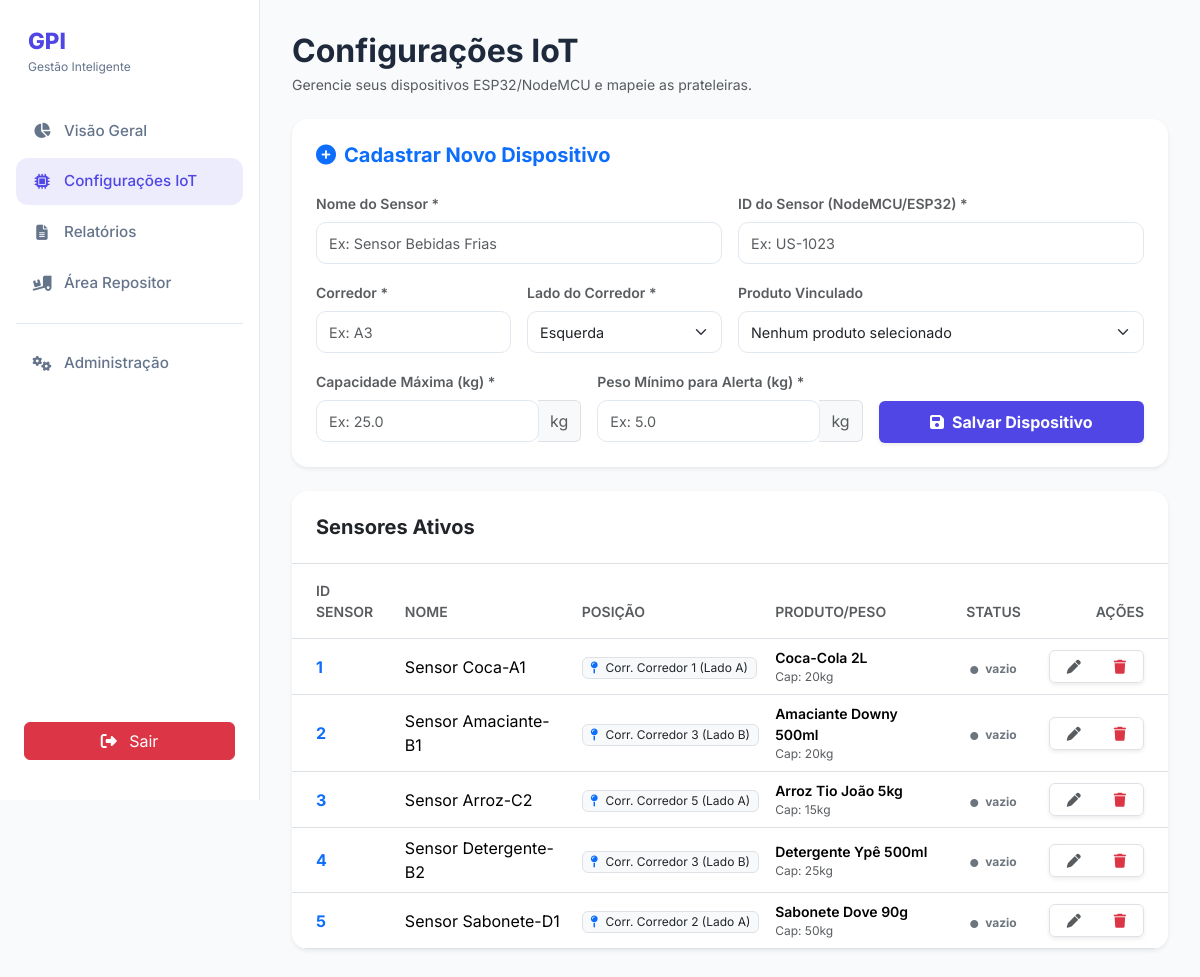
The page /roteador.php?controller=Sensor&action=index (signed in) on the database its author committed.
### tables this page shows
CREATE TABLE sensor (
    id INT PRIMARY KEY NOT NULL AUTO_INCREMENT,
    nome VARCHAR(120) NOT NULL,
    corredor VARCHAR(120) NOT NULL,
    lado VARCHAR(120) NOT NULL,
    peso_atual DECIMAL(10,3) NOT NULL DEFAULT 0,
    capacidade_maxima INT NOT NULL DEFAULT 20,
    minimo_reposicao INT NOT NULL DEFAULT 5,
    ultima_atualizacao DATETIME NOT NULL DEFAULT CURRENT_TIMESTAMP ON UPDATE CURRENT_TIMESTAMP,
    id_produto INT NOT NULL,
    status VARCHAR(20) NOT NULL,
    FOREIGN KEY (id_produto) REFERENCES produtos(id)
);

CREATE TABLE produtos (
    id INT PRIMARY KEY NOT NULL AUTO_INCREMENT,
    nome VARCHAR(120) NOT NULL,
    peso_unitario DECIMAL(10,3) NOT NULL,
    id_categoria INT,
    FOREIGN KEY (id_categoria) REFERENCES categorias(id)
);

### controller/SensorController.php (called while the page is built, shortened)
<?php
class SensorController {
    private $sensorDAO;
    public function __construct() {
        $this->sensorDAO = new SensorDAO();
    }
    public function index() {
        try {
            $sensores = $this->sensorDAO->listarTodos();
            require_once __DIR__ . '/../view/config-iot.php';
        } catch (Exception $e) {
            die("Erro ao carregar sensores: " . $e->getMessage());
        }
    }
}

### autoload.php (called while the page is built, shortened)
<?php
spl_autoload_register(function ($classe) {
    $pastas = ['controller', 'model', 'dao'];
    foreach ($pastas as $pasta) {
        $arquivo = __DIR__ . DIRECTORY_SEPARATOR . $pasta . DIRECTORY_SEPARATOR . $classe . '.php';
    }
});

### DAO/Conexao.php (called while the page is built)
<?php
class Conexao {
    private static $instance;
    public static function getConn() {
        if (!isset(self::$instance)) {
            try {
                self::$instance = new PDO("mysql:host=localhost;port=3306;dbname=gpi;charset=utf8", "root", "");
                self::$instance->setAttribute(PDO::ATTR_ERRMODE, PDO::ERRMODE_EXCEPTION);
            } catch (PDOException $e) {
                die("Erro de conexão com o banco de dados: " . $e->getMessage());
            }
        }
        return self::$instance;
    }
}

### DAO/SensorDAO.php (called while the page is built, shortened)
<?php
include_once 'Conexao.php';
include_once 'model/Sensor.php';
include_once 'model/Produto.php';
class SensorDAO {
    private $conexao;
    public function __construct() {
        $this->conexao = Conexao::getConn();
    }
    public function listarTodos() {
    try {
        $sql = "SELECT s.id AS sensor_id, s.nome AS sensor_nome, s.corredor, s.lado,
                       s.peso_atual, s.capacidade_maxima, s.minimo_reposicao, s.status AS sensor_status,
                       p.id AS produto_id, p.nome AS produto_nome, p.peso_unitario,
                       c.id AS categoria_id, c.nome AS categoria_nome
                FROM sensor s
                JOIN produtos p ON s.id_produto = p.id
                JOIN categorias c ON p.id_categoria = c.id";
        $stmt = $this->conexao->query($sql);
        $sensores = [];
        while ($row = $stmt->fetch(PDO::FETCH_ASSOC)) {
            $categoria = new Categoria();
            $categoria->setId($row['categoria_id']);
            $categoria->setNome($row['categoria_nome']);
            $produto = new Produto();
            $produto->setId($row['produto_id']);
            $produto->setNome($row['produto_nome']);
            $produto->setPesoUnitario($row['peso_unitario']);
            $produto->setCategoria($categoria);
            $sensor = new Sensor();
            $sensor->setId($row['sensor_id']);
            $sensor->setNome($row['sensor_nome']);
            $sensor->setCorredor($row['corredor']);
            $sensor->setLado($row['lado']);
            $sensor->setPesoAtual($row['peso_atual']);
            $sensor->setCapacidadeMaxima($row['capacidade_maxima']);
            $sensor->setMinimoReposicao($row['minimo_reposicao']);
            $sensor->setProduto($produto);
            $sensor->setStatus($row['sensor_status']);
            $sensores[] = $sensor;
        }
        return $sensores;
    } catch (PDOException $e) {
        throw new Exception("Erro ao listar sensores: " . $e->getMessage());
    }
}
}

### model/Sensor.php (called while the page is built, shortened)
<?php
class Sensor {
    private $id;
    private $nome;
    private $corredor;
    private $lado;
    private $capacidadeMaxima;
    private $quantidadeAtual;
    private $minimoReposicao;
    private $produto;
    public function getQuantidadeAtual() {
        return $this->quantidadeAtual;
    }
    public function precisaRepoiscao() {
        return $this->getQuantidadeAtual() <= $this->minimoReposicao;
    }
    public function getId() {
        return $this->id;
    }
    public function setId($id) {
        $this->id = $id;
    }
    public function getNome() {
        return $this->nome;
    }
    public function setNome($nome) {
        $this->nome = $nome;
    }
    public function getCorredor() {
        return $this->corredor;
    }
    public function setCorredor($corredor) {
        $this->corredor = $corredor;
    }
    public function getLado() {
        return $this->lado;
    }
    public function setLado($lado) {
        $this->lado = $lado;
    }
    public function getCapacidadeMaxima() {
        return $this->capacidadeMaxima;
    }
    public function setCapacidadeMaxima($capacidadeMaxima) {
        $this->capacidadeMaxima = $capacidadeMaxima;
    }
    public function setMinimoReposicao($minimoReposicao) {
        $this->minimoReposicao = $minimoReposicao;
    }
    public function getProduto() {
        return $this->produto;
    }
    public function setProduto(Produto $produto) {
        $this->produto = $produto;
    }
    public function getStatus() {
        if ($this->precisaRepoiscao()) {
            return 'vazio';
        } elseif ($this->getPorcentagemEstoque() >= 80) {
            return 'cheio';
        } else {
            return 'medio';
        }
    }
}

### model/Produto.php (called while the page is built, shortened)
<?php
class Produto {
    private $nome;
    public function getNome() {
        return $this->nome;
    }
    public function setNome($nome) {
        $this->nome = $nome;
    }
}

### view/config-iot.php (the view, shortened to what this page needs)
<!DOCTYPE html>
<html lang="pt-BR">
<head>
    <link rel="stylesheet" href="https://cdnjs.cloudflare.com/ajax/libs/font-awesome/6.4.2/css/all.min.css">
    <link href="https://cdn.jsdelivr.net/npm/bootstrap@5.3.2/dist/css/bootstrap.min.css" rel="stylesheet">
    <link rel="stylesheet" href="style.css" />
</head>
<body>
    <div class="app">
        <aside class="sidebar">
            <div class="brand">
                <div class="brand-text"><span>GPI</span><small>Gestão Inteligente</small></div>
            </div>
            <nav class="menu">
                <a class="menu-item" href="roteador.php?controller=Home&action=index">
                    <i class="fa-solid fa-chart-pie"></i> Visão Geral
                </a>
                <a class="menu-item active" href="roteador.php?controller=Sensor&action=index">
                    <i class="fa-solid fa-microchip"></i> Configurações IoT
                </a>
                <a class="menu-item" href="roteador.php?controller=Relatorio&action=index">
                    <i class="fa-solid fa-file-lines"></i> Relatórios
                </a>
                <a class="menu-item" href="roteador.php?controller=Repositor&action=index">
                    <i class="fa-solid fa-truck-ramp-box"></i> Área Repositor
                </a>
                <div class="menu-divider"></div>
                <a class="menu-item" href="roteador.php?controller=Gestao&action=index">
                    <i class="fa-solid fa-gears"></i> Administração
                </a>
            </nav>
            <button class="btn btn-danger mt-auto mx-2 mb-3" onclick="location.href='roteador.php?controller=Usuario&action=logout'">
                <i class="fa-solid fa-right-from-bracket me-2"></i> Sair
            </button>
        </aside>
        <main class="content">
            <header class="header mb-4">
                <div>
                    <h1 class="fw-bold h2 mb-1">Configurações IoT</h1>
                    <p class="text-muted small">Gerencie seus dispositivos ESP32/NodeMCU e mapeie as prateleiras.</p>
                </div>
            </header>
            <section>
                <section class="card border-0 shadow-sm mb-4 p-4">
                    <h2 class="h5 fw-bold mb-4 text-primary"><i class="fa-solid fa-plus-circle me-2"></i>Cadastrar Novo Dispositivo</h2>
                    <form class="sensor-form" method="POST" action="roteador.php?controller=Sensor&action=cadastrarSensor">
                        <div class="row g-3">
                            <div class="col-md-6">
                                <label class="form-label fw-semibold small text-muted">Nome do Sensor *</label>
                                <input type="text" name="nomeSensor" class="form-control shadow-none" placeholder="Ex: Sensor Bebidas Frias" required />
                            </div>
                            <div class="col-md-6">
                                <label class="form-label fw-semibold small text-muted">ID do Sensor (NodeMCU/ESP32) *</label>
                                <input type="text" name="idSensor" class="form-control shadow-none" placeholder="Ex: US-1023" required />
                            </div>
                            <div class="col-md-3">
                                <label class="form-label fw-semibold small text-muted">Corredor *</label>
                                <input type="text" name="corredor" class="form-control shadow-none" placeholder="Ex: A3" required />
                            </div>
                            <div class="col-md-3">
                                <label class="form-label fw-semibold small text-muted">Lado do Corredor *</label>
                                <select name="lado" class="form-select shadow-none" required>
                                    <option value="Esquerda">Esquerda</option>
                                </select>
                            </div>
                            <div class="col-md-6">
                                <label class="form-label fw-semibold small text-muted">Produto Vinculado</label>
                                <select name="id_produto" class="form-select shadow-none">
                                    <option value="">Nenhum produto selecionado</option>
                                </select>
                            </div>
                            <div class="col-md-4">
                                <label class="form-label fw-semibold small text-muted">Capacidade Máxima (kg) *</label>
                                <div class="input-group">
                                    <input type="number" name="capacidadeMaxima" step="0.1" class="form-control shadow-none" placeholder="Ex: 25.0" required />
                                    <span class="input-group-text bg-light border-start-0 text-muted small">kg</span>
                                </div>
                            </div>
                            <div class="col-md-4">
                                <label class="form-label fw-semibold small text-muted">Peso Mínimo para Alerta (kg) *</label>
                                <div class="input-group">
                                    <input type="number" name="minimoReposicao" step="0.1" class="form-control shadow-none" placeholder="Ex: 5.0" required />
                                    <span class="input-group-text bg-light border-start-0 text-muted small">kg</span>
                                </div>
                            </div>
                            <div class="col-md-4">
                                <button type="submit" class="btn btn-primary w-100 fw-bold shadow-sm d-flex align-items-center justify-content-center" style="height: 42px;">
                                    <i class="fa-solid fa-save me-2"></i> Salvar Dispositivo
                                </button>
                            </div>
                        </div>
                    </form>
                </section>
                <section class="card border-0 shadow-sm p-0 overflow-hidden">
                    <div class="p-4 bg-white border-bottom">
                        <h2 class="h5 fw-bold mb-0">Sensores Ativos</h2>
                    </div>
                    <div class="table-responsive">
                        <table class="table table-hover align-middle mb-0">
                            <thead class="bg-light">
                                <tr>
                                    <th class="ps-4 py-3 text-muted fw-semibold small">ID SENSOR</th>
                                    <th class="py-3 text-muted fw-semibold small">NOME</th>
                                    <th class="py-3 text-muted fw-semibold small">POSIÇÃO</th>
                                    <th class="py-3 text-muted fw-semibold small">PRODUTO/PESO</th>
                                    <th class="py-3 text-muted fw-semibold small text-center">STATUS</th>
                                    <th class="py-3 text-muted fw-semibold small text-end pe-4">AÇÕES</th>
                                </tr>
                            </thead>
                            <tbody>
                                <?php if (empty($sensores)): ?>
                                    <tr>
                                        <td colspan="6" class="text-center py-5 text-muted italic">
                                            <i class="fa-solid fa-inbox d-block mb-2 h2 opacity-25"></i>
                                            Nenhum sensor cadastrado.
                                        </td>
                                    </tr>
                                <?php else: ?>
                                    <?php foreach ($sensores as $sensor): ?>
                                        <tr>
                                            <td class="ps-4 fw-bold text-primary"><?= htmlspecialchars($sensor->getId()) ?></td>
                                            <td><?= htmlspecialchars($sensor->getNome()) ?></td>
                                            <td>
                                                <span class="badge bg-light text-dark border fw-normal">
                                                    <i class="fa-solid fa-map-pin me-1 text-primary"></i>
                                                    Corr. <?= htmlspecialchars($sensor->getCorredor()) ?> (<?= htmlspecialchars($sensor->getLado()) ?>)
                                                </span>
                                            </td>
                                            <td>
                                                <div class="small fw-semibold"><?= htmlspecialchars($sensor->getProduto()->getNome()) ?></div>
                                                <div class="text-muted" style="font-size: 0.75rem;">Cap: <?= htmlspecialchars($sensor->getCapacidadeMaxima()) ?>kg</div>
                                            </td>
                                            <td class="text-center">
                                                <span class="badge rounded-pill <?= $sensor->getStatus() === 'Ativo' ? 'bg-success-light text-success' : 'bg-secondary-light text-secondary' ?> px-3">
                                                    <i class="fa-solid fa-circle me-1" style="font-size: 0.5rem;"></i> <?= htmlspecialchars($sensor->getStatus()) ?>
                                                </span>
                                            </td>
                                            <td class="text-end pe-4">
                                                <div class="btn-group shadow-sm border rounded">
                                                    <button class="btn btn-white btn-sm px-3" title="Editar"><i class="fa-solid fa-pen text-muted"></i></button>
                                                    <button class="btn btn-white btn-sm px-3" title="Remover"><i class="fa-solid fa-trash text-danger"></i></button>
                                                </div>
                                            </td>
                                        </tr>
                                    <?php endforeach; ?>
                                <?php endif; ?>
                            </tbody>
                        </table>
                    </div>
                </section>
            </section>
        </main>
    </div>
</body>
</html>

### rows shown on the page
sensor: id "1", nome "Sensor Coca-A1", corredor "Corredor 1", lado "Lado A", id_produto.nome "Coca-Cola 2L", capacidade_maxima "20", minimo_reposicao "vazio"
sensor: id "2", nome "Sensor Amaciante-B1", corredor "Corredor 3", lado "Lado B", id_produto.nome "Amaciante Downy 500ml", capacidade_maxima "20", minimo_reposicao "vazio"
sensor: id "3", nome "Sensor Arroz-C2", corredor "Corredor 5", lado "Lado A", id_produto.nome "Arroz Tio João 5kg", capacidade_maxima "15", minimo_reposicao "vazio"
sensor: id "4", nome "Sensor Detergente-B2", corredor "Corredor 3", lado "Lado B", id_produto.nome "Detergente Ypê 500ml", capacidade_maxima "25", minimo_reposicao "vazio"
sensor: id "5", nome "Sensor Sabonete-D1", corredor "Corredor 2", lado "Lado A", id_produto.nome "Sabonete Dove 90g", capacidade_maxima "50", minimo_reposicao "vazio"
